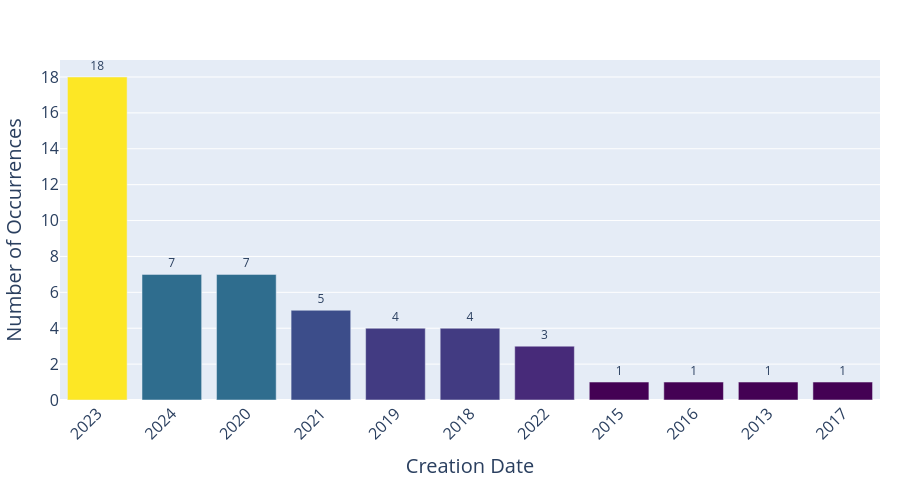

The cell this chart's notebook holds for it:
### Code cell
import pandas as pd
import plotly.express as px

df = pd.read_csv("data/evaluation_harness_metadata.csv", encoding="utf-8")
df['creation date'] = pd.to_datetime(df['creation date']).dt.year.astype(str)

# Get value counts and create a DataFrame for plotting
value_counts = df['creation date'].value_counts()
value_counts_df = value_counts.reset_index()
value_counts_df.columns = ['Creation Date', 'Count']

# Create bar chart with Plotly
fig = px.bar(
    value_counts_df, 
    x='Creation Date', 
    y='Count',
    labels={'Count': 'Number of Occurrences'},
    color='Count',
    color_continuous_scale='viridis'
)

# Customize the layout
fig.update_layout(
    xaxis_tickangle=-45,
    margin=dict(l=20, r=20, t=60, b=100),
    height=500,
    showlegend=False,
    xaxis=dict(
        title_font_size=20,
        tickfont_size=16
    ),
    yaxis=dict(
        title_font_size=20,
        tickfont_size=16
    )
)

# Remove color bar
fig.update_coloraxes(showscale=False)

# Add value labels on top of bars
fig.update_traces(texttemplate='%{y}', textposition='outside')

fig.show()
fig.write_image("figures/repo_creation_date.pdf")
df['creation date'].value_counts()

### Figure 1 — Plotly figure (JSON) as saved in the notebook; plotly's stock layout.template omitted (floating-point values rounded to 4 significant figures)
{"data": [{"hovertemplate": "Creation Date=%{x}<br>Number of Occurrences=%{marker.color}<extra></extra>", "legendgroup": "", "marker": {"color": [18, 7, 7, 5, 4, 4, 3, 1, 1, 1, 1], "coloraxis": "coloraxis", "pattern": {"shape": ""}}, "name": "", "orientation": "v", "showlegend": false, "textposition": "outside", "texttemplate": "%{y}", "type": "bar", "x": ["2023", "2024", "2020", "2021", "2019", "2018", "2022", "2015", "2016", "2013", "2017"], "xaxis": "x", "y": [18, 7, 7, 5, 4, 4, 3, 1, 1, 1, 1], "yaxis": "y"}], "layout": {"barmode": "relative", "coloraxis": {"colorbar": {"title": {"text": "Number of Occurrences"}}, "colorscale": [[0, "#440154"], [0.1111, "#482878"], [0.2222, "#3e4989"], [0.3333, "#31688e"], [0.4444, "#26828e"], [0.5556, "#1f9e89"], [0.6667, "#35b779"], [0.7778, "#6ece58"], [0.8889, "#b5de2b"], [1, "#fde725"]], "showscale": false}, "height": 500, "legend": {"tracegroupgap": 0}, "margin": {"b": 100, "l": 20, "r": 20, "t": 60}, "showlegend": false, "xaxis": {"anchor": "y", "domain": [0, 1], "tickangle": -45, "tickfont": {"size": 16}, "title": {"font": {"size": 20}, "text": "Creation Date"}}, "yaxis": {"anchor": "x", "domain": [0, 1], "tickfont": {"size": 16}, "title": {"font": {"size": 20}, "text": "Number of Occurrences"}}}}
